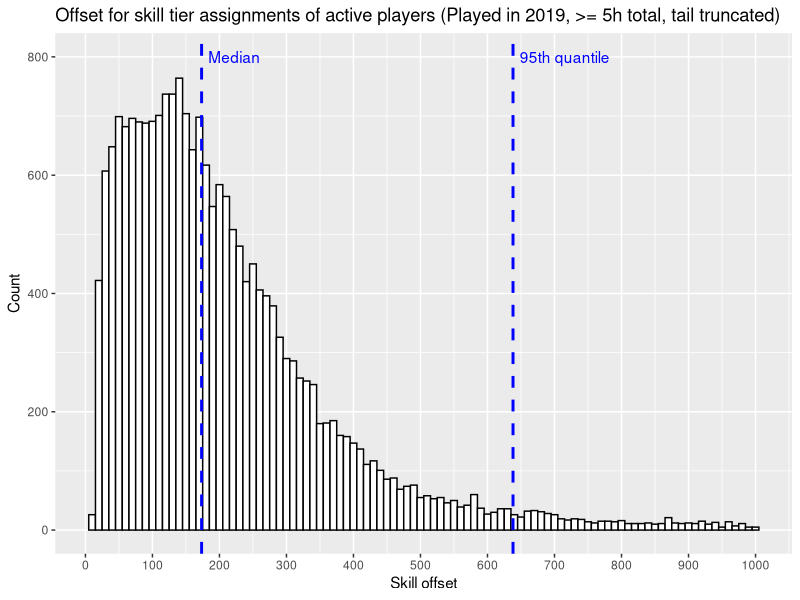

Generate this figure with R:
library(ggplot2)
library(dplyr)
library(scales)

df = read.csv("adagrad_sum_active.csv") %>% filter(adagrad_sum != 0) %>% filter(skill != 0)
df$offset = 25 / sqrt(df$adagrad_sum)
nrow(df)
df_sample = df %>% filter(offset < 1000)
nrow(df_sample)

# df_sample = df[sample(nrow(df), 5000), ]

median_offset = median(df$offset)
quantile_offset = quantile(df$offset, c(0.95))

ggplot(df_sample, aes(x=offset)) + 
  labs(y = "Count", x = "Skill offset", title = "Offset for skill tier assignments of active players (Played in 2019, >= 5h total, tail truncated)") +
  geom_histogram(fill="white", color="black", binwidth=10) +
  scale_x_continuous(breaks = seq(0, 1000, by = 100)) +
  # Median & 90th quantile offset line
  geom_vline(aes(xintercept = median_offset), color = "blue", linetype = "dashed", size = 1) +
  annotate("text", x = median_offset + 10, y = 800, label = "Median", hjust = 0, color = "blue") + 
  geom_vline(aes(xintercept = quantile_offset), color = "blue", linetype = "dashed", size = 1) +
  annotate("text", x = quantile_offset + 10, y = 800, label = "95th quantile", hjust = 0, color = "blue") 
